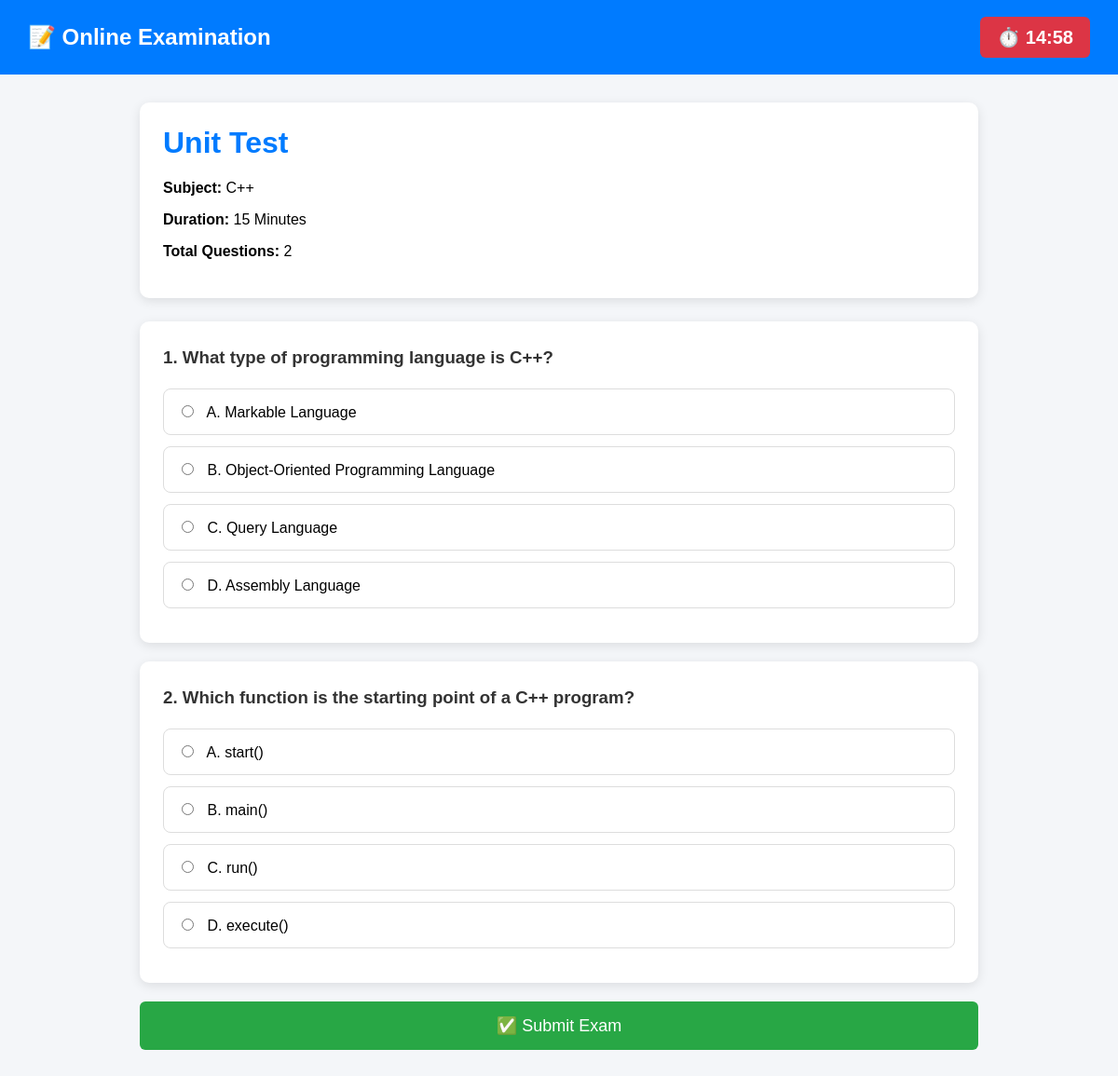
The page /start_exam.php?id=5 (signed in) on the database its author committed.
### tables this page shows
CREATE TABLE `exams` (
  `id` int(11) NOT NULL,
  `exam_name` varchar(100) NOT NULL,
  `subject` varchar(100) NOT NULL,
  `duration` int(11) NOT NULL
);

CREATE TABLE `questions` (
  `id` int(11) NOT NULL,
  `exam_id` int(11) NOT NULL,
  `question` text NOT NULL,
  `option_a` varchar(255) NOT NULL,
  `option_b` varchar(255) NOT NULL,
  `option_c` varchar(255) NOT NULL,
  `option_d` varchar(255) NOT NULL,
  `correct_answer` char(1) NOT NULL
);

### start_exam.php (the view, shortened to what this page needs)
<?php
require_once "config/database.php";
$exam_id = intval($_GET["id"]);
?>
<?php
$exam_sql = "SELECT
                id,
                exam_name,
                subject,
                duration
             FROM exams
             WHERE id = ?";
$exam_stmt = $conn->prepare($exam_sql);
$exam_stmt->bind_param(
    "i",
    $exam_id
);
$exam_stmt->execute();
$exam_result = $exam_stmt->get_result();
$exam = $exam_result->fetch_assoc();
$sql = "SELECT
            id,
            question,
            option_a,
            option_b,
            option_c,
            option_d
        FROM questions
        WHERE exam_id = ?
        ORDER BY id ASC";
$stmt = $conn->prepare($sql);
$stmt->bind_param(
    "i",
    $exam_id
);
$stmt->execute();
$result = $stmt->get_result();
?>
<!DOCTYPE html>
<html lang="en">
<head>
</head>
<body>
<div class="header">
    <h2>
        📝 Online Examination
    </h2>
    <div class="timer">
        ⏱️
        <span id="timer">
        </span>
    </div>
</div>
<div class="container">
    <div class="exam-info">
        <h1>
            <?php
            echo htmlspecialchars(
                $exam["exam_name"]
            );
            ?>
        </h1>
        <p>
            <strong>
                Subject:
            </strong>
            <?php
            echo htmlspecialchars(
                $exam["subject"]
            );
            ?>
        </p>
        <p>
            <strong>
                Duration:
            </strong>
            <?php
            echo htmlspecialchars(
                $exam["duration"]
            );
            ?>
            Minutes
        </p>
        <p>
            <strong>
                Total Questions:
            </strong>
            <?php
            echo $result->num_rows;
            ?>
        </p>
    </div>
    <?php if ($result->num_rows > 0) { ?>
    <form
        id="examForm"
        action="submit_exam.php"
        method="POST"
    >
        <?php
        $number = 1;
        while ($row = $result->fetch_assoc()) {
        ?>
        <div class="question">
            <h3>
                <?php
                echo $number . ". " .
                     htmlspecialchars(
                         $row["question"]
                     );
                ?>
            </h3>
            <label class="option">
                <input
                    type="radio"
                    name="answer[<?php echo $row['id']; ?>]"
                    value="A"
                    required
                >
                <span>
                    A.
                    <?php
                    echo htmlspecialchars(
                        $row["option_a"]
                    );
                    ?>
                </span>
            </label>
            <label class="option">
                <input
                    type="radio"
                    name="answer[<?php echo $row['id']; ?>]"
                    value="B"
                >
                <span>
                    B.
                    <?php
                    echo htmlspecialchars(
                        $row["option_b"]
                    );
                    ?>
                </span>
            </label>
            <label class="option">
                <input
                    type="radio"
                    name="answer[<?php echo $row['id']; ?>]"
                    value="C"
                >
                <span>
                    C.
                    <?php
                    echo htmlspecialchars(
                        $row["option_c"]
                    );
                    ?>
                </span>
            </label>
            <label class="option">
                <input
                    type="radio"
                    name="answer[<?php echo $row['id']; ?>]"
                    value="D"
                >
                <span>
                    D.
                    <?php
                    echo htmlspecialchars(
                        $row["option_d"]
                    );
                    ?>
                </span>
            </label>
        </div>
        <?php
            $number++;
        }
        ?>
        <button
            type="submit"
            class="submit-btn"
        >
            ✅ Submit Exam
        </button>
    </form>
    <?php } ?>
</div>
</body>
</html>

### start_exam.php (style rules this page uses)
* { box-sizing: border-box; }
body { margin: 0; font-family: Arial, sans-serif; background: #f4f6f9; }
.header { background: #007bff; color: white; padding: 18px 30px; display: flex; justify-content: space-between; align-items: center; position: sticky; top: 0; z-index: 1000; }
.header h2 { margin: 0; }
.timer { background: #dc3545; color: white; padding: 10px 18px; border-radius: 6px; font-size: 20px; font-weight: bold; }
.container { width: 90%; max-width: 900px; margin: 30px auto; }
.exam-info { background: white; padding: 25px; border-radius: 10px; box-shadow: 0 3px 12px rgba(0,0,0,0.1); margin-bottom: 25px; }
.exam-info h1 { margin-top: 0; color: #007bff; }
.question { background: white; padding: 25px; margin-bottom: 20px; border-radius: 10px; box-shadow: 0 3px 12px rgba(0,0,0,0.1); }
.question h3 { margin-top: 0; color: #333; line-height: 1.5; }
.option { display: block; width: 100%; padding: 14px; margin: 12px 0; border: 1px solid #ddd; border-radius: 8px; background: white; cursor: pointer; transition: 0.2s; font-size: 16px; }
.option input[type="radio"] { margin-right: 10px; cursor: pointer; }
.option span { cursor: pointer; }
.submit-btn { width: 100%; padding: 15px; background: #28a745; color: white; border: none; border-radius: 6px; font-size: 18px; cursor: pointer; margin-bottom: 30px; }

### rows shown on the page
exams: exam_name "Unit Test", subject "C++", duration "15"
questions: question "What type of programming language is C++?", option_a "Markable Language", option_b "Object-Oriented Programming Language", option_c "Query Language", option_d "Assembly Language"
questions: question "Which function is the starting point of a C++ program?", option_a "start()", option_b "main()", option_c "run()", option_d "execute()"

### other values the page prints
$result->num_rows "2"
